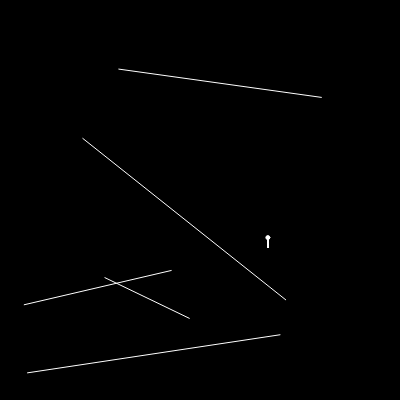
Frame 1 (no input)
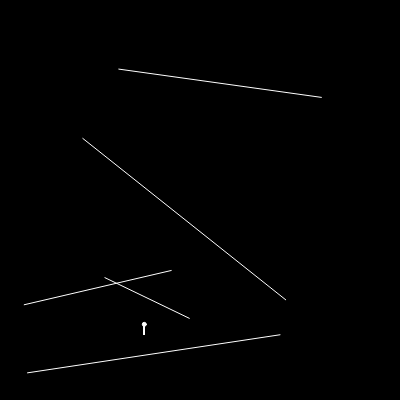
Frame 60 (no input)
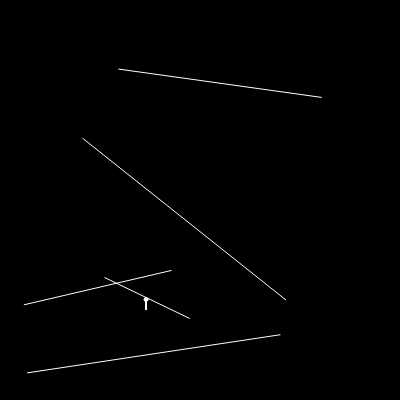
Frame 120 (the mouse pressed at the canvas centre since frame 60)

The p5.js sketch that drew these frames (run headless with seeded random() and noise() and a simulated clock; from frame 60 on, the mouse is pressed at the canvas centre):

// p5.js sketch
// ── sketch.js
let ray;
let boundarys= [];
let sun;
let xOff = 0;
let yOff = 1000;

let sun2 ;
function setup() {
  createCanvas(400, 400);

  for(let i=0 ; i<5 ; i++ ){
    let x1 = random(width);
    let x2 = random(width);
    let y1 = random(height);
    let y2 = random(height);
    boundarys[i] = new Boundary(x1, y1 , x2, y2);
  }
  sun = new Sun();
  sun2 = new Sun();
}

function draw() {
  background(0);
  for(wall of boundarys){
    wall.show();
  }
  sun.updatePostion(noise(xOff) * width , noise(yOff)*height);
  sun.show();
  sun.throwLightOnObject(boundarys);
  
  
  xOff += 0.01;
  yOff += 0.01;
}

// ── boundary.js
class Boundary{
    constructor(x1 , y1, x2 , y2){
        this.startPoint = createVector(x1,y1);
        this.endPoint = createVector(x2,y2);
    }

    show(){
        stroke(255);
        line(this.startPoint.x , this.startPoint.y, this.endPoint.x, this.endPoint.y);
        
    }

}
// ── ray.js
class Ray {
    constructor(x , y){
        this.unitDirectionVector = createVector(0,1);
        this.source = createVector(x,y);
    }

    updateRaySourcePosition(x, y){
        this.source.x = x;
        this.source.y = y;
    }

    updateRayDirectionVector(x, y){
        this.unitDirectionVector.x = x - this.source.x;
        this.unitDirectionVector.y = y - this.source.y
        this.unitDirectionVector.normalize();
    }


    cast(boundary){
        let pointOfIntersection = null;
        const logs = [];
        //Extracting the boundary coordinates
        const x1 = boundary.startPoint.x;
        const y1 = boundary.startPoint.y;
        
        const x2 = boundary.endPoint.x;
        const y2 = boundary.endPoint.y;
        logs.push(`Boundary : { ${x1} , ${y1} } , { ${x2} , ${y2} }`);

        //Extracting the unit ray coordinates
        const x3 = this.source.x;
        const y3 = this.source.y;
        const x4 = this.unitDirectionVector.x + this.source.x;
        const y4 = this.unitDirectionVector.y + this.source.y;

        logs.push(`Ray : { ${x3} , ${y3} } , { ${x4} , ${y4} } `);

        const den = (x1 - x2) * (y3 -  y4) - (y1 - y2) * (x3 - x4);

        logs.push(`Denominator: ${den}`);

        if(den == 0){
            //ray and boundary are parallel to each other
            return ;
        }

        const t = ( (x1 - x3)*(y3 - y4) - (y1 - y3)*(x3 - x4) ) / den;
        const u = - ( (x1 - x2)*(y1 - y3) - (y1-y2)*(x1-x3)  ) / den;

        logs.push(`t : ${t} , u : ${u}` );


        if(t>0 && t<1 && u>0){

            pointOfIntersection = createVector();
            pointOfIntersection.x = x1 + t* (x2 - x1);
            pointOfIntersection.y = y1 + t* (y2- y1);
            return pointOfIntersection;
        }
        else{
            return;
        }
    }

    show(){
        stroke(255);
        push();
        translate(this.source.x ,this.source.y);
        line(0,0, this.unitDirectionVector.x * 10 , this.unitDirectionVector.y * 10);
        pop();

    }

    

}
// ── sun.js
class Sun{
    
    constructor(){
        this.pos = createVector(width/2 , height/2);
        this.rays = [];
        this.rayDelta = 1; //More the value, less number of rays
        this.rayStroke = 255;
        this.rayStrokeAlpha = 100;


        for(let i=0 ; i <360 ; i+=this.rayDelta){
            this.rays.push( new Ray(this.pos, radians(i)));
        }
    }

    throwLightOnObject(boundarys){
        for(let ray of this.rays){
            let closestPOI = null;
            let record = Infinity;
            for(let boundary of boundarys){
                let pointOfIntersection = ray.cast(boundary);
                if(pointOfIntersection){
                    //line(this.pos.x , this.pos.y , pointOfIntersection.x, pointOfIntersection.y);
                    let d = p5.Vector.dist(this.pos , pointOfIntersection);
                    if(d < record){
                        record = d;
                        closestPOI = pointOfIntersection;
                    }
                }
            }//inner for ends

            if(closestPOI){
                stroke(this.rayStroke,this.rayStrokeAlpha);
                line(this.pos.x, this.pos.y , closestPOI.x , closestPOI.y);
            }
        }//outter for ends
    }

    updatePostion(x, y){
        this.pos.x =x ;
        this.pos.y = y;
    }


    show(){
        fill(255);
        ellipse(this.pos.x , this.pos.y , 4);
        for(let ray of this.rays){
            ray.show();
        }
    }


}
